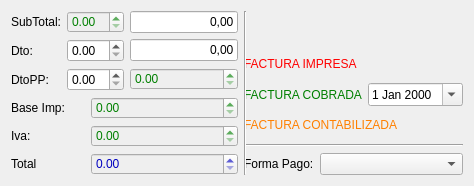
        <widget class="QWidget" name="tab">
         <attribute name="title">
          <string>Totales</string>
         </attribute>
         <layout class="QGridLayout" name="gridLayout_8">
          <item row="1" column="2" rowspan="2">
           <layout class="QGridLayout" name="gridLayout_6">
            <item row="0" column="0" colspan="3">
             <widget class="QLabel" name="lblFacturaImpresa">
              <property name="styleSheet">
               <string notr="true">color: rgb(255, 0, 0);</string>
              </property>
              <property name="text">
               <string>FACTURA IMPRESA</string>
              </property>
             </widget>
            </item>
            <item row="1" column="0" colspan="2">
             <widget class="QLabel" name="lblFacturaCobrada">
              <property name="styleSheet">
               <string notr="true">color: rgb(0, 128, 0);</string>
              </property>
              <property name="text">
               <string>FACTURA COBRADA</string>
              </property>
             </widget>
            </item>
            <item row="1" column="2">
             <widget class="QDateEdit" name="txtdFechaCobro">
              <property name="calendarPopup">
               <bool>true</bool>
              </property>
             </widget>
            </item>
            <item row="2" column="0" colspan="3">
             <widget class="QLabel" name="lblContabilizada">
              <property name="styleSheet">
               <string notr="true">color: rgb(255, 128, 0);</string>
              </property>
              <property name="text">
               <string>FACTURA CONTABILIZADA</string>
              </property>
             </widget>
            </item>
            <item row="3" column="0" colspan="3">
             <widget class="Line" name="line_2">
              <property name="orientation">
               <enum>Qt::Horizontal</enum>
              </property>
             </widget>
            </item>
            <item row="4" column="0">
             <widget class="QLabel" name="label_20">
              <property name="text">
               <string>Forma Pago:</string>
              </property>
             </widget>
            </item>
            <item row="4" column="1" colspan="2">
             <widget class="QComboBox" name="txtcFormaPago"/>
            </item>
           </layout>
          </item>
          <item row="0" column="1" rowspan="3" colspan="2">
           <widget class="Line" name="line">
            <property name="orientation">
             <enum>Qt::Vertical</enum>
            </property>
           </widget>
          </item>
          <item row="2" column="0">
           <layout class="QGridLayout" name="gridLayout_5">
            <item row="3" column="0">
             <widget class="QLabel" name="label_12">
              <property name="text">
               <string>Total</string>
              </property>
             </widget>
            </item>
            <item row="3" column="1" colspan="2">
             <widget class="QDoubleSpinBox" name="txtrTotal">
              <property name="enabled">
               <bool>false</bool>
              </property>
              <property name="styleSheet">
               <string notr="true">color: rgb(0, 0, 192);</string>
              </property>
              <property name="maximum">
               <double>999999999.000000000000000</double>
              </property>
             </widget>
            </item>
            <item row="0" column="0">
             <widget class="QLabel" name="label_16">
              <property name="text">
               <string>Base Imp:</string>
              </property>
             </widget>
            </item>
            <item row="1" column="0" rowspan="2">
             <widget class="QLabel" name="label_11">
              <property name="text">
               <string>Iva:</string>
              </property>
             </widget>
            </item>
            <item row="1" column="1" rowspan="2" colspan="2">
             <widget class="QDoubleSpinBox" name="txtrImporteIva">
              <property name="enabled">
               <bool>false</bool>
              </property>
              <property name="styleSheet">
               <string notr="true">color: rgb(0, 128, 0);</string>
              </property>
             </widget>
            </item>
            <item row="0" column="1" colspan="2">
             <widget class="QDoubleSpinBox" name="txtrBase">
              <property name="enabled">
               <bool>false</bool>
              </property>
              <property name="styleSheet">
               <string notr="true">color: rgb(0, 128, 0);</string>
              </property>
             </widget>
            </item>
           </layout>
          </item>
          <item row="0" column="0" rowspan="2">
           <layout class="QGridLayout" name="gridLayout_4">
            <item row="0" column="0">
             <widget class="QLabel" name="label_8">
              <property name="text">
               <string>SubTotal:</string>
              </property>
             </widget>
            </item>
            <item row="2" column="0">
             <widget class="QLabel" name="label_10">
              <property name="text">
               <string>DtoPP:</string>
              </property>
             </widget>
            </item>
            <item row="2" column="3">
             <widget class="QDoubleSpinBox" name="txtrImporteDescuentoPP">
              <property name="enabled">
               <bool>false</bool>
              </property>
              <property name="styleSheet">
               <string notr="true">color: rgb(0, 128, 0);</string>
              </property>
             </widget>
            </item>
            <item row="1" column="2">
             <widget class="QDoubleSpinBox" name="txtnDto"/>
            </item>
            <item row="2" column="2">
             <widget class="QDoubleSpinBox" name="txtnDtoPP"/>
            </item>
            <item row="1" column="0">
             <widget class="QLabel" name="label_9">
              <property name="text">
               <string>Dto:</string>
              </property>
             </widget>
            </item>
            <item row="0" column="3">
             <widget class="QLineEdit" name="txtrSubtotal">
              <property name="minimumSize">
               <size>
                <width>100</width>
                <height>0</height>
               </size>
              </property>
              <property name="text">
               <string>0,00</string>
              </property>
              <property name="alignment">
               <set>Qt::AlignRight|Qt::AlignTrailing|Qt::AlignVCenter</set>
              </property>
              <property name="readOnly">
               <bool>true</bool>
              </property>
             </widget>
            </item>
            <item row="0" column="2">
             <widget class="QDoubleSpinBox" name="txtrImporteDescuento1">
              <property name="enabled">
               <bool>false</bool>
              </property>
              <property name="styleSheet">
               <string notr="true">color: rgb(0, 128, 0);</string>
              </property>
             </widget>
            </item>
            <item row="1" column="3">
             <widget class="QLineEdit" name="txtrImporteDescuento">
              <property name="text">
               <string>0,00</string>
              </property>
              <property name="alignment">
               <set>Qt::AlignRight|Qt::AlignTrailing|Qt::AlignVCenter</set>
              </property>
             </widget>
            </item>
           </layout>
          </item>
         </layout>
        </widget>
